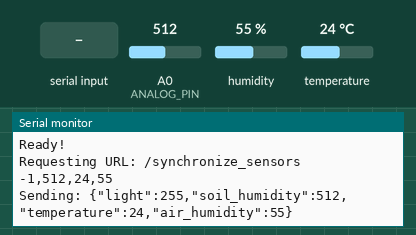
Simulated run of this sketch. Board: ESP8266 (NodeMCU). Shown: the last lines printed to the serial monitor. The inputs (shaded band) are chosen by the test bench; at power-on: humidity 55 %, A0 (ANALOG_PIN) = 512, temperature 24 °C. WiFi joins after 1.5 s; servers stay silent unless stated; uploads are accepted with an empty reply.

Above: at 2.7 s.
2.8 s: "," received over Serial
At 7.9 s:
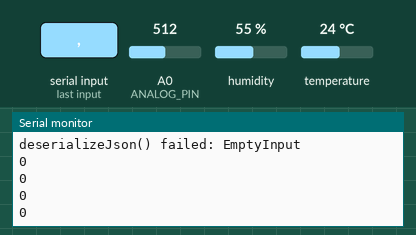
8.5 s: humidity set to 22 %
At 12.0 s:
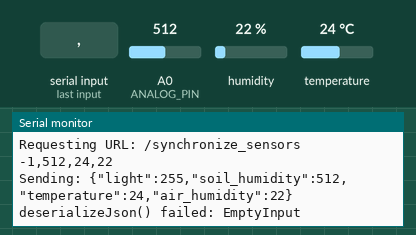
13.7 s: A0 (ANALOG_PIN) set to 716
At 16.2 s:
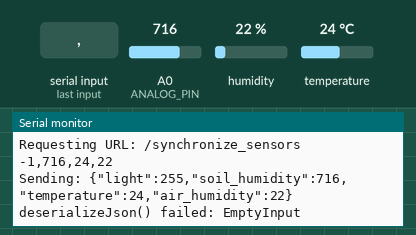
18.9 s: temperature set to 12 °C
At 19.5 s:
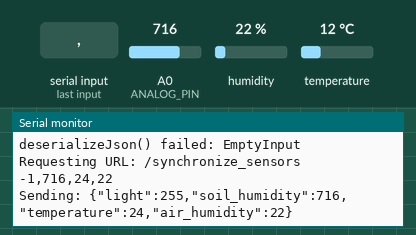
24.1 s: "90,45\n" received over Serial
At 25.7 s:
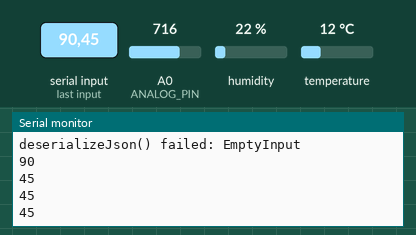
29.3 s: A0 (ANALOG_PIN) set to 900
At 33.9 s:
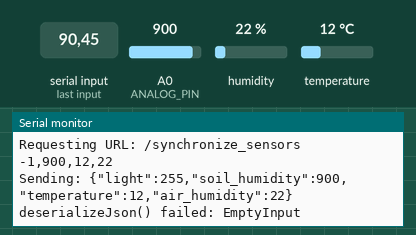
Timing chart, 0 to 35.4 s (numbered marks = the images above; inputs shaded):
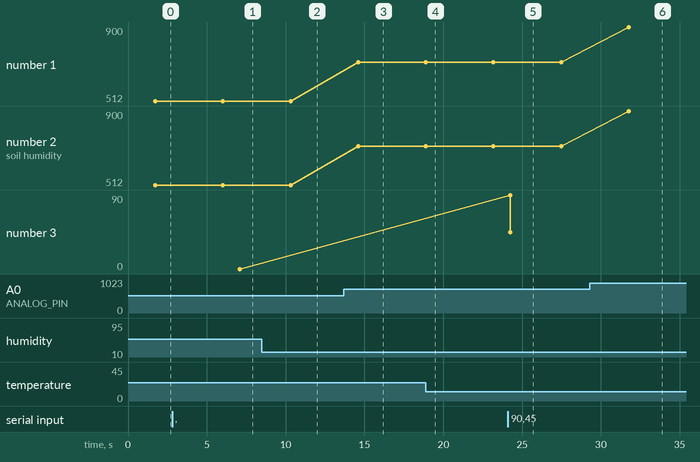

The sketch:

real_build.ino
```cpp
#include <Adafruit_Sensor.h>
#include <DHT.h>
//#include <ESP8266HTTPClient.h>
#include <ArduinoJson.h>
#include <ESP8266WiFi.h>
#include <ESP8266WiFiMulti.h>

ESP8266WiFiMulti wifiMulti;


#define DHT_PIN D7
#define ANALOG_PIN A0

#define LED_PIN D3
#define FUN_PIN D4
#define TERM_PIN D5
#define PUMP_PIN D6
#define TWO_HOURS 7200000

int motors[4] = {255, 255, 255, 255};
int sensors[4] = {255, 255, 255, 255};
bool flagDHT = false;
bool flagPump = false;


char str[15];
char rs[15];
unsigned int timePump = 0;
unsigned long previousMillisPump = millis();


const char *essid1="OdinokyMacho";
const char *key1="314159265";
const char* essid2="hackcafe";
const char* key2="e326200a959b";
const char *key="";
const char * essid3="HUAWEI-54t2";
const char * key3="48575443F9A1E896";


// Initialize the client library
WiFiClient client;

const char * host = "greenbox-server.herokuapp.com";
String url = "/synchronize_sensors";
//const char* host = "google.com";
//String url = "/accounts/ClientLogin";

DHT dht(DHT_PIN, DHT11);

void setup() {
 WiFi.mode(WIFI_STA);

wifiMulti.addAP(essid1,key1);
wifiMulti.addAP(essid2,key2);
wifiMulti.addAP(essid3,key3);

  Serial.begin(115200);
  Serial.print("Connecting to ");
  Serial.println(essid1);
  //WiFi.disconnect();
  while(wifiMulti.run() != WL_CONNECTED)
  {
      delay(500);
      Serial.print(".");
      //Serial.print(wifiMulti.run());

  }
//    WiFi.mode(WIFI_STA);
//  WiFi.begin(essid1,key1);
//  while(WiFi.status() != WL_CONNECTED)
//  {
//      delay(500);
//      Serial.print(".");
//      //Serial.print(wifiMulti.run());
//
//  }
  Serial.println("WiFi connected");
//  Serial.println(WiFi.localIP());
  dht.begin();
  Serial.println("Ready!");
}

void loop() {

  if(!client.connect(host ,80))
  {
      Serial.println("connection failed");
      return;
  }
  Serial.print("Requesting URL: ");
  Serial.println(url);

  readSensors();
  printSerial();
  sendAndGetInfo();
//  getInfo();
//  writeMotors();
  readSerial();
  delay(3000);
}

void readSensors() {
  //whatever we set on ONLY analog in
  sensors[1] = analogRead(ANALOG_PIN);
  sensors[2] = (dht.readTemperature());
  sensors[3] = (dht.readHumidity());
}

void printSerial() {
  sprintf(str, "%d,%d,%d,%d", -1, sensors[1], sensors[2], sensors[3]);
  Serial.println(str);
}

void writeMotors() {
  writeLEDAndFunAndTERM();
  writePump();
}

void writeLEDAndFunAndTERM() {
  analogWrite(TERM_PIN, motors[0]);
  analogWrite(LED_PIN, motors[1]);
  analogWrite(FUN_PIN, motors[2]);
}

void writePump() {
//    digitalWrite(PUMP_PIN, true);

  if(millis() > previousMillisPump) {
    flagPump = !flagPump;
    digitalWrite(PUMP_PIN, flagPump);
    if(flagPump) {
      previousMillisPump = millis() + timePump;
    } else {
      previousMillisPump = millis() + (TWO_HOURS - timePump);
    }
  }
}

void readSerial() {
  if (Serial.available() > 0) {
    for (byte i = 0; i < 15; i++)
    {
        rs[i] = Serial.read();
    }
    Serial.flush();
    String res = String(rs);
    for(byte i = 0; i < 3; i++){
      motors[i] = res.substring(0, res.indexOf(",")).toInt();
      res = res.substring(res.indexOf(",")+1, res.length());
      Serial.println(motors[i]);
    }
    motors[3] = res.substring(0, res.length()).toInt();
    Serial.println(motors[3]);
  }
}


String sendAndGetInfo(){
  const size_t capacity = JSON_OBJECT_SIZE(4)+60;
  DynamicJsonDocument doc(capacity);
  doc["light"] = sensors[0];
  doc["soil_humidity"] = sensors[1];
  doc["temperature"] = sensors[2];
  doc["air_humidity"] = sensors[3];

  Serial.print("Sending: ");
  serializeJson(doc, Serial);
  Serial.println();
  client.print(F("POST "));
  client.print(url);
  client.println(F(" HTTP/1.1"));
  client.print(F("Host: "));
  client.println(host);
//  client.println(F("POST /synchronize_sensors HTTP/1.1"));
//  client.println(F("Host: greenbox-server.herokuapp.com"));
  client.println(F("Accept: */*"));
  client.print(F("Content-Length: "));
  client.println(measureJsonPretty(doc));
  client.println(F("Content-Type: application/json"));
  client.println(F("Connection: close"));
  client.println();
  serializeJsonPretty(doc, client);
  unsigned long timeout = millis();
  while(client.available()==0)
  {
      if(millis()-timeout>5000)
      {
          Serial.println(">>> Client Timeout !");
          client.stop();
          return "";
      }
  }

  DynamicJsonDocument resp(capacity);
  String res = "";
  char endOfHeaders[] = "\r\n\r\n";
  if (!client.find(endOfHeaders)) {
        Serial.println(F("Invalid response"));
        return "";
  }
  DeserializationError error = deserializeJson(resp, client);
  if (error) {
    Serial.print(F("deserializeJson() failed: "));
    Serial.println(error.c_str());
    return "";
  }
  motors[0] = resp["servomotor"].as<int>();
  motors[1] = resp["light"].as<int>();
  motors[2] = resp["fun"].as<int>();
  motors[3] = resp["waterpump"].as<int>();

  Serial.println(F("Response:"));
  Serial.println(motors[0]);
  Serial.println(motors[1]);
  Serial.println(motors[2]);
  Serial.println(motors[3]);
  client.stop();
  delay(3000);
  return res;
}
```

Measured:
- after the input at 2.8 s, the serial monitor: prints a new line after 4.3 s (image 1)
- after the input at 8.5 s, the serial monitor: prints a new line after 1.8 s (image 2)
- after the input at 13.7 s, the serial monitor: prints a new line after 0.90 s (image 3)
- after the input at 24.1 s, the serial monitor: prints a new line after 0.15 s (image 5)
- after the input at 29.3 s, the serial monitor: prints a new line after 2.5 s (image 6)
- plotted number 1: 512 → 716 after the input at 13.7 s, 716 → 900 after the input at 29.3 s
- plotted number 2: 512 → 716 after the input at 13.7 s, 716 → 900 after the input at 29.3 s
- plotted number 3: 0 → 45 after the input at 24.1 s
